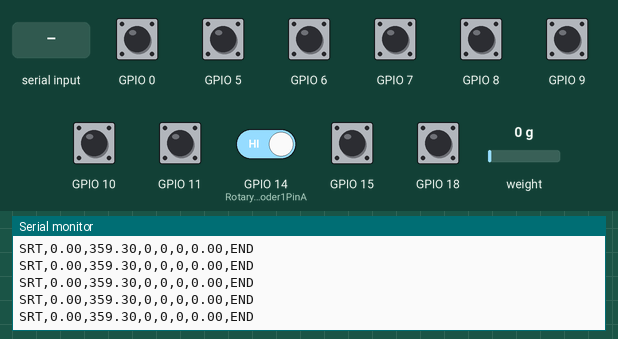
Recording of a sketch running on a simulated ESP32-S3. On the bench: the last lines printed to the serial monitor. The test bench sets the inputs (shaded band); at power-on: GPIO 0, GPIO 5–11, GPIO 14 (RotaryEncoder1PinA), GPIO 15, GPIO 18 HIGH, weight on the scale 0 g.

Above: at 2.2 s.
2.3 s: "1" received over the second serial link
At 3.3 s:
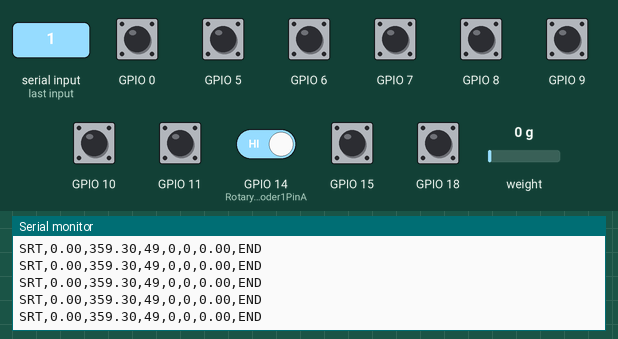
5.3 s: weight on the scale set to 1250 g
At 6.2 s:
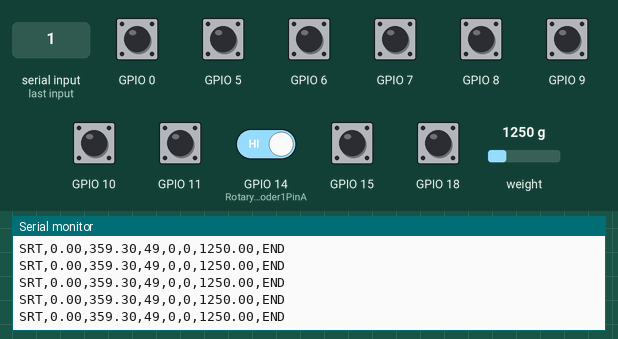

The sketch:

esp32s3_ascender_1.ino
```cpp
#include <HX711.h>

// [Serial1]
//define what pin rx2 tx2 is going to be
#define rx1 2
#define tx1 42

// [Serial2]
//define what pin rx2 tx2 is going to be
#define rx2 47
#define tx2 21
unsigned long timeout = 50; //50ms

// [LoadCell]
#define calibration_factor1 -2180
#define dtout1 17  //DT 전선 연결
#define clk1 16    // SCLK 전선 연결
HX711 scale1;
float LoadCell_value1 = 0.0;

// [Encoder]
// [Rotary]
const int RotaryEncoder1PinA = 14;
const int RotaryEncoder1PinB = 13;
// const int RotaryEncoder2PinA = 17;
// const int RotaryEncoder2PinB = 16;
volatile int RotaryEncoderPos1 = 0;
int RotaryEncoderPinALast1 = LOW;
// volatile int RotaryEncoderPos2 = 0;
// int RotaryEncoderPinALast2 = LOW;
float Rotary_Encoder_pos1 = 0.0;

// [Absolute]
int AbsoluteEncoderPin1[10]{ 4, 5, 6, 7, 15, 18, 8, 9, 10, 11};
int AbsoluteEncoder1[10];
float AbsoluteEncoderPos1 = 0.0;
// int AbsoluteEncoderPin2[10]{ 36, 35, 1, 2, 42, 41, 40, 39, 38, 37};
// int AbsoluteEncoder2[10];
// int AbsoluteEncoderPos2 = 0;
float Absolute_Encoder_pos1 = 0.0;

// [RS422 abs Encoder]
struct SensorData {
  byte buffer1;
  byte buffer2;
  byte buffer3;
}data;
float RS422_Encoder_pos = 0.0;

// [Rotary Encoder Interupt]
void IRAM_ATTR updateRotaryEncoder1() {  //IRAM_ATTR call interupt function
  int RotaryEncoderPinAState1 = digitalRead(RotaryEncoder1PinA);

  if (RotaryEncoderPinAState1 != RotaryEncoderPinALast1) {
    if (digitalRead(RotaryEncoder1PinB) != RotaryEncoderPinAState1) {
      RotaryEncoderPos1++;
    } else {
      RotaryEncoderPos1--;
    }
  }

  RotaryEncoderPinALast1 = RotaryEncoderPinAState1;
}

// void IRAM_ATTR updateRotaryEncoder2() {  //IRAM_ATTR call interupt function
//   int RotaryEncoderPinAState2 = digitalRead(RotaryEncoder2PinA);

//   if (RotaryEncoderPinAState2 != RotaryEncoderPinALast2) {
//     if (digitalRead(RotaryEncoder2PinB) != RotaryEncoderPinAState2) {
//       RotaryEncoderPos2++;
//     } else {
//       RotaryEncoderPos2--;
//     }
//   }

//   RotaryEncoderPinALast2 = RotaryEncoderPinAState2;
// }

// [Functions]
void tx_to_esp();
float rx_from_RS422();
void rx_from_loadcell();

// [Multitask]
TaskHandle_t Task1;

void setup() {
  xTaskCreatePinnedToCore(
    TASK1,         // task function
    "Task1",           // task name
    10000,             // stack size (word)
    NULL,              // task parameters
    0,                 // task priority
    &Task1,            // task handle
    0);                // exe core

  Serial.begin(115200);
  Serial1.begin(115200, SERIAL_8N1, rx1, tx1);
  Serial2.begin(115200, SERIAL_8N1, rx2, tx2);
  Serial1.setTimeout(timeout);
  Serial2.setTimeout(timeout);

  pinMode(RotaryEncoder1PinA, INPUT_PULLUP);
  pinMode(RotaryEncoder1PinB, INPUT_PULLUP);
  // pinMode(RotaryEncoder2PinA, INPUT_PULLUP);
  // pinMode(RotaryEncoder2PinB, INPUT_PULLUP);

  pinMode(AbsoluteEncoderPin1[0], INPUT_PULLUP);
  pinMode(AbsoluteEncoderPin1[1], INPUT_PULLUP);
  pinMode(AbsoluteEncoderPin1[2], INPUT_PULLUP);
  pinMode(AbsoluteEncoderPin1[3], INPUT_PULLUP);
  pinMode(AbsoluteEncoderPin1[4], INPUT_PULLUP);
  pinMode(AbsoluteEncoderPin1[5], INPUT_PULLUP);
  pinMode(AbsoluteEncoderPin1[6], INPUT_PULLUP);
  pinMode(AbsoluteEncoderPin1[7], INPUT_PULLUP);
  pinMode(AbsoluteEncoderPin1[8], INPUT_PULLUP);
  pinMode(AbsoluteEncoderPin1[9], INPUT_PULLUP);

  // pinMode(AbsoluteEncoderPin2[0], INPUT_PULLUP);
  // pinMode(AbsoluteEncoderPin2[1], INPUT_PULLUP);
  // pinMode(AbsoluteEncoderPin2[2], INPUT_PULLUP);
  // pinMode(AbsoluteEncoderPin2[3], INPUT_PULLUP);
  // pinMode(AbsoluteEncoderPin2[4], INPUT_PULLUP);
  // pinMode(AbsoluteEncoderPin2[5], INPUT_PULLUP);
  // pinMode(AbsoluteEncoderPin2[6], INPUT_PULLUP);
  // pinMode(AbsoluteEncoderPin2[7], INPUT_PULLUP);
  // pinMode(AbsoluteEncoderPin2[8], INPUT_PULLUP);
  // pinMode(AbsoluteEncoderPin2[9], INPUT_PULLUP);

  attachInterrupt(digitalPinToInterrupt(RotaryEncoder1PinA), updateRotaryEncoder1, CHANGE);
  // attachInterrupt(digitalPinToInterrupt(RotaryEncoder2PinA), updateRotaryEncoder2, CHANGE);

  scale1.begin(dtout1, clk1);
  scale1.set_scale(calibration_factor1);
  scale1.tare();

  // scale2.begin(dtout2, clk2);
  // scale2.set_scale(calibration_factor2);
  // scale2.tare();
}

void loop() {

  AbsoluteEncoderPos1 = 0;
  // AbsoluteEncoderPos2 = 0;

  for (int i = 1; i <= 10; i++) {
    AbsoluteEncoder1[i] = digitalRead(AbsoluteEncoderPin1[i]);
  }

  for (int i = 0; i <= 9; i++) {
    AbsoluteEncoderPos1 = AbsoluteEncoderPos1 + AbsoluteEncoder1[i] * pow(2, i);
    //Serial.print(AbsoluteEncoder1[i]);
  }

  // for (int i = 1; i <= 10; i++) {
  //  AbsoluteEncoder2[i] = digitalRead(AbsoluteEncoderPin2[i]);
  // }

  // for (int i = 0; i <= 9; i++) {
  //  AbsoluteEncoderPos2 = AbsoluteEncoderPos2 + AbsoluteEncoder2[i] * pow(2, i);
  //  //Serial.print(AbsoluteEncoder2[i]);
  // }

  // LoadCell_value1 = scale1.get_units();
  // readings2 = scale2.get_units();

  rx_from_RS422();

  tx_to_esp();

  //Serial.print(" , ");
  // Serial.print(RotaryEncoderPos1 * 0.06);
  // Serial.print(" , ");
  // Serial.print(RotaryEncoderPos2 * 0.06);
  // Serial.print(" , ");
  // Serial.print(AbsoluteEncoderPos1 * 360 / 1024);
  // Serial.print(" , ");
  // Serial.print(AbsoluteEncoderPos2 * 360 / 1024);
  // Serial.println(" , ");
  // Serial.println(10 * readings1, 3);
  // Serial.println(10 * readings2, 3);
}

//======================================================
void tx_to_esp()
{
  String msg_to_esp = "SRT";
  msg_to_esp = msg_to_esp + ",";
  msg_to_esp = msg_to_esp + String(RotaryEncoderPos1 * 0.06);
  msg_to_esp = msg_to_esp + ",";
  // msg_to_esp = msg_to_esp + String(RotaryEncoderPos2 * 0.06);
  // msg_to_esp = msg_to_esp + ",";
  msg_to_esp = msg_to_esp + String(AbsoluteEncoderPos1 * 360 / 1024);
  msg_to_esp = msg_to_esp + ",";
  // msg_to_esp = msg_to_esp + String(AbsoluteEncoderPos2 * 360 / 1024);
  // msg_to_esp = msg_to_esp + ",";
  msg_to_esp = msg_to_esp + String(data.buffer1);
  msg_to_esp = msg_to_esp + ",";
  msg_to_esp = msg_to_esp + String(data.buffer2);
  msg_to_esp = msg_to_esp + ",";
  msg_to_esp = msg_to_esp + String(data.buffer3);
  msg_to_esp = msg_to_esp + ",";
  msg_to_esp = msg_to_esp + String(LoadCell_value1);
  msg_to_esp = msg_to_esp + ",";
  // msg_to_esp = msg_to_esp + String(10 * readings2, 3);
  // msg_to_esp = msg_to_esp + ",";
  msg_to_esp = msg_to_esp + "END";
  Serial2.print(msg_to_esp);
  Serial.println(msg_to_esp);
  // Serial.print(" , ");
}

float rx_from_RS422() {
  Serial1.write("3");
  vTaskDelay(pdMS_TO_TICKS(1));
  if(Serial1.available()>0){
    Serial1.readBytes((uint8_t*)&data, sizeof(SensorData));

    float AbsoluteEncoderPos = (float)((data.buffer1>>5)+(data.buffer2<<11)+(data.buffer3<<3))*360/524288;

    Serial.print("Recieved RS422 value : ");
    Serial.print(data.buffer1, HEX);
    Serial.print("  ");
    Serial.print(data.buffer2, HEX);
    Serial.print("  ");
    Serial.print(data.buffer3, HEX);
    Serial.print("  ");
    Serial.println(AbsoluteEncoderPos);
    return AbsoluteEncoderPos;
  }
  else {
    // Serial.println("==== RS422 not Received ===");
    return 0;
  }
}

//=============MULTITASK FUNCTIONS===============
void TASK1(void * parameter) {
  for(;;) {
    rx_from_loadcell();
  }
}

void rx_from_loadcell() {
  LoadCell_value1 = scale1.get_units();
  Serial.println(LoadCell_value1);
  vTaskDelay(pdMS_TO_TICKS(1));
}
```

Measured:
- after the input at 2.3 s, the serial monitor: prints a new line after 0.05 s (image 1)
- after the input at 5.3 s, the serial monitor: prints a new line at once (image 2)
